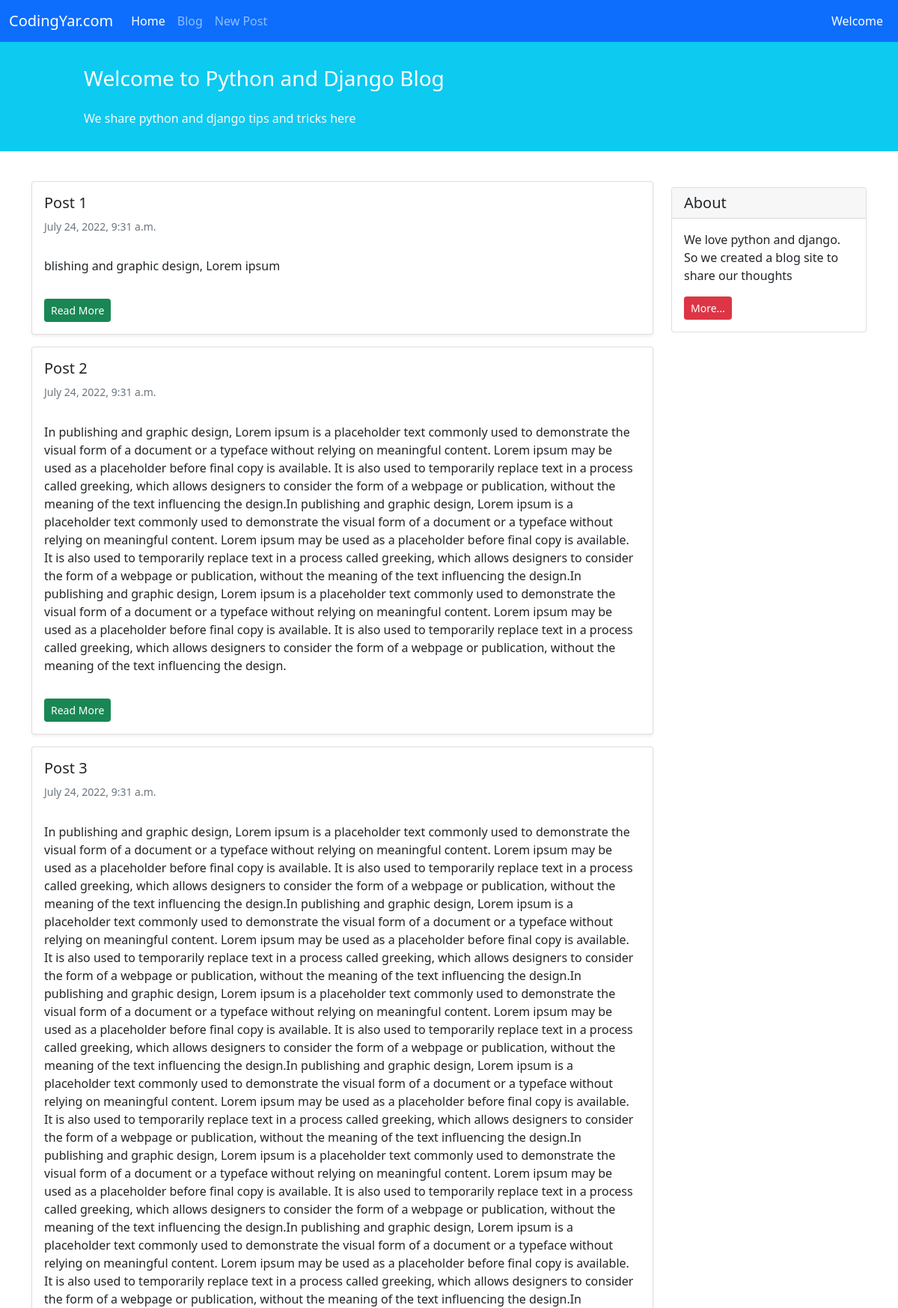
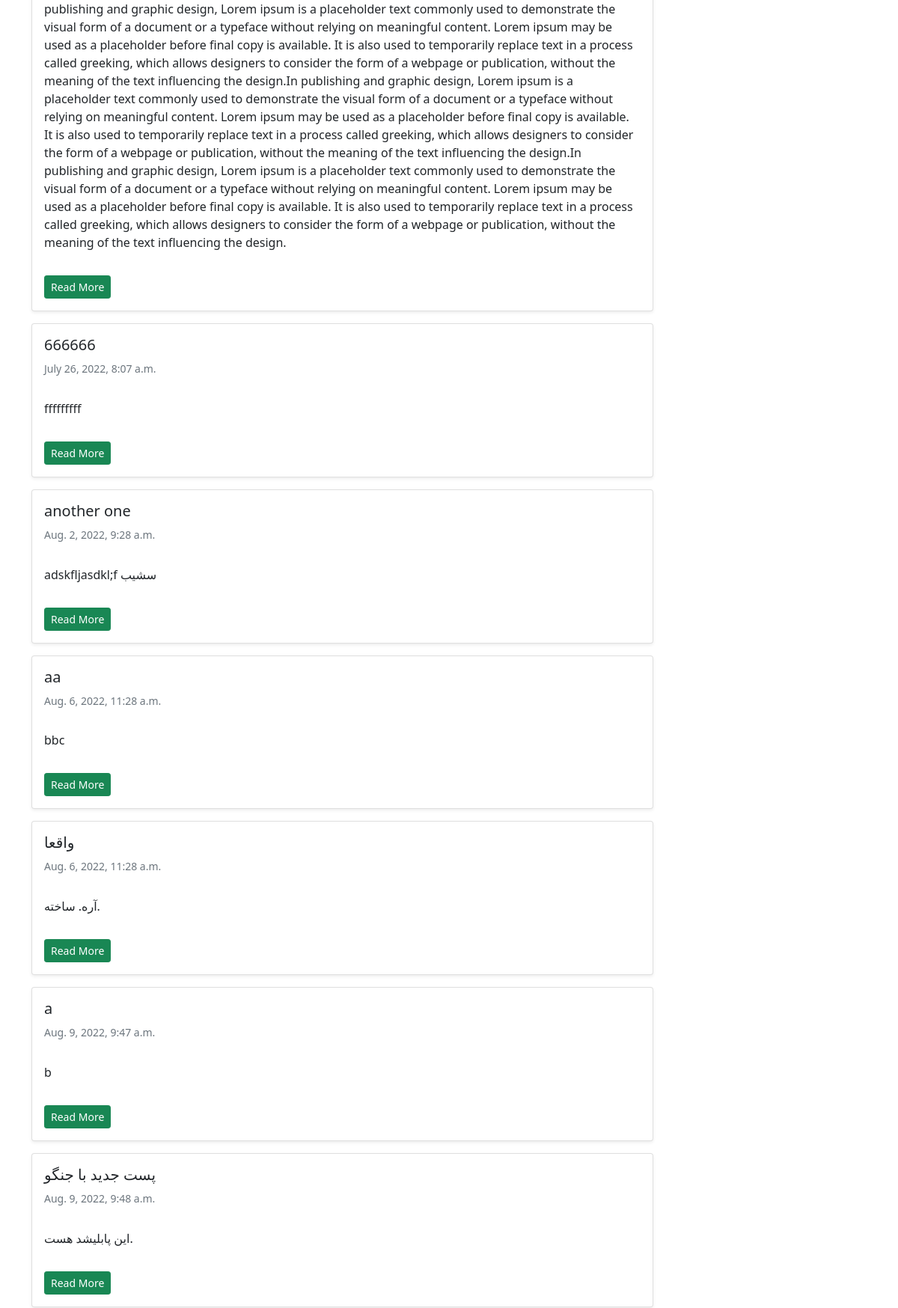
Screenshot of /blog/ (upper part) with the database file from the repository (2 pictures, top to bottom).
### blog/models.py (models this page shows, shortened)
class Post(models.Model):
    STATUS_CHOICES = (
        ('pub', 'Published'),
        ('drf', 'Draft'),
    )
    title = models.CharField(max_length=100)
    text = models.TextField()
    author = models.ForeignKey("auth.User", on_delete=models.CASCADE) # Yani age ye roozi ye nafar author ro az oon var paak kard man che khaki too saram berizam? ma ham goftim in ja ham pakesh kon author ro az tooye in field az in table.
    date_created = models.DateTimeField(auto_now_add=True)
    date_modified = models.DateTimeField(auto_now=True)
    status = models.CharField(choices=STATUS_CHOICES, max_length=3)

### blog/views.py (the view)
# urls.py: path('', views.post_list_view, name = 'posts_list'),
def post_list_view(request):
    posts_list = Post.objects.filter(status='pub')
    return render(request, 'blog/posts_list.html', {'posts_list': posts_list})

### blog/templates/blog/posts_list.html (shortened to what this page needs)
{% extends '_base.html' %}
{% block content %}
    <div class="container mt-4">
        <div class="row">
            <div class="col-9">
                {% for post in posts_list %}
                    <div class="card shadow-sm my-3">
                        <div class="card-body">
                            <h5 class="card-title">{{ post.title }}</h5>
                            <h6 class="card-subtitle mb-2 text-muted small py-2">{{ post.date_created }}</h6>
                            <p class="card-text py-3">
                                {{ post.text }}
                            </p>
                            <a href="{% url 'post_detail' post.id %}" class="btn btn-sm btn-success">Read More</a>
                        </div>
                    </div>
                {% endfor %}
            </div>
            <div class="col-3">
                <div class="card my-4">
                    <h5 class="card-header">About</h5>
                    <div class="card-body">
                        <p class="card-text">We love python and django. So we created a blog site to share our
                            thoughts</p>
                            <a href="#"
                            class="btn btn-sm btn-danger">
                            More...
                        </a>
                    </div>
                </div>
            </div>
        </div>
    </div>
{% endblock content %}

### rows the page displays
Post: title "Post 1", date_created "July 24, 2022, 9:31 a.m.", text "blishing and graphic design, Lorem ipsum"
Post: title "Post 2", date_created "July 24, 2022, 9:31 a.m.", text "In publishing and graphic design, Lorem ipsum is a placeholder text commonly used to demonstrate the visual form of a document or a typeface without relying on meaningful content. Lorem ipsum may be used as a placeholder before final copy is available. It is also used to temporarily replace text in a process called greeking, which allows designers to consider the form of a webpage or publication, without the meaning of the text influencing the design.In publishing and graphic design, Lorem ipsum is a placeholder text commonly used to demonstrate the visual form of a document or a typeface without relying on meaningful content. Lorem ipsum may be used as a placeholder before final copy is…"
Post: title "Post 3", date_created "July 24, 2022, 9:31 a.m.", text "In publishing and graphic design, Lorem ipsum is a placeholder text commonly used to demonstrate the visual form of a document or a typeface without relying on meaningful content. Lorem ipsum may be used as a placeholder before final copy is available. It is also used to temporarily replace text in a process called greeking, which allows designers to consider the form of a webpage or publication, without the meaning of the text influencing the design.In publishing and graphic design, Lorem ipsum is a placeholder text commonly used to demonstrate the visual form of a document or a typeface without relying on meaningful content. Lorem ipsum may be used as a placeholder before final copy is…"
Post: title "666666", date_created "July 26, 2022, 8:07 a.m.", text "fffffffff"
Post: title "another one", date_created "Aug. 2, 2022, 9:28 a.m.", text "adskfljasdkl;f سشیب"
Post: title "aa", date_created "Aug. 6, 2022, 11:28 a.m.", text "bbc"
Post: title "واقعا", date_created "Aug. 6, 2022, 11:28 a.m.", text "آره. ساخته."
Post: title "a", date_created "Aug. 9, 2022, 9:47 a.m.", text "b"
Post: title "پست جدید با جنگو", date_created "Aug. 9, 2022, 9:48 a.m.", text "این پابلیشد هست."
